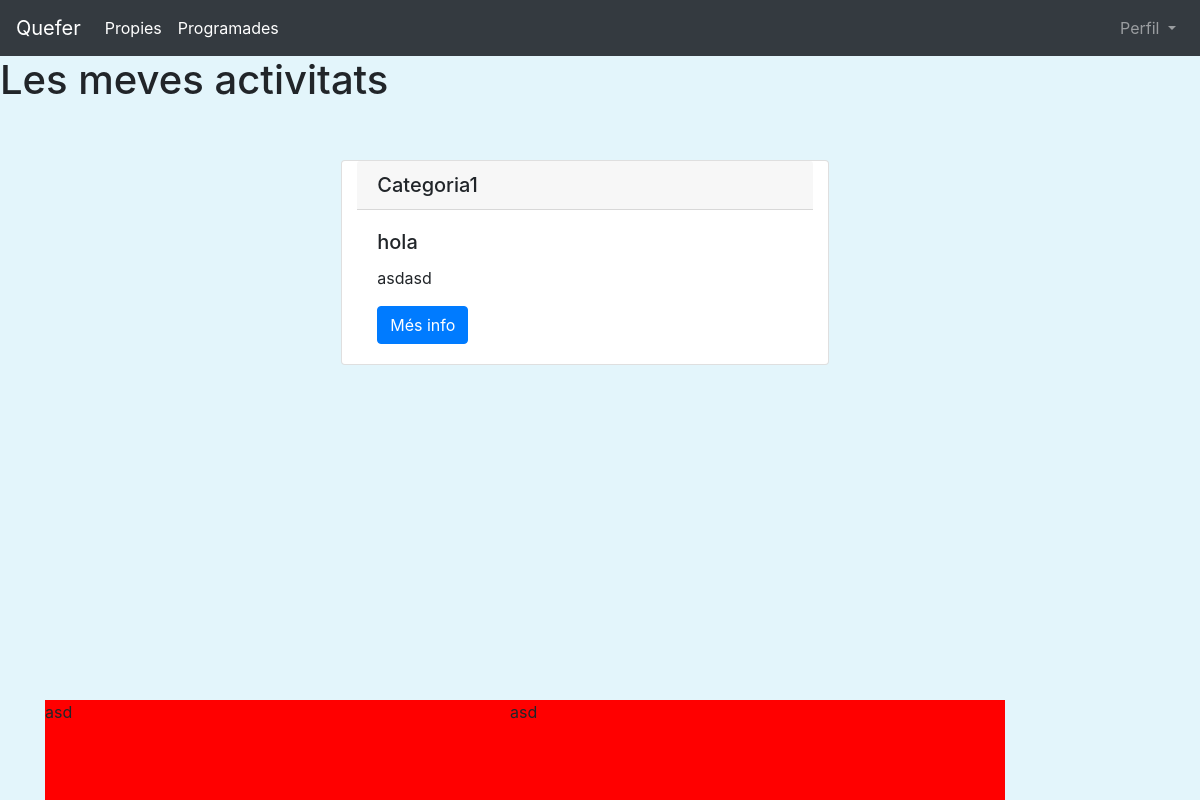
/activitatsincrit/ (signed in), run on an earlier commit of the app's database.
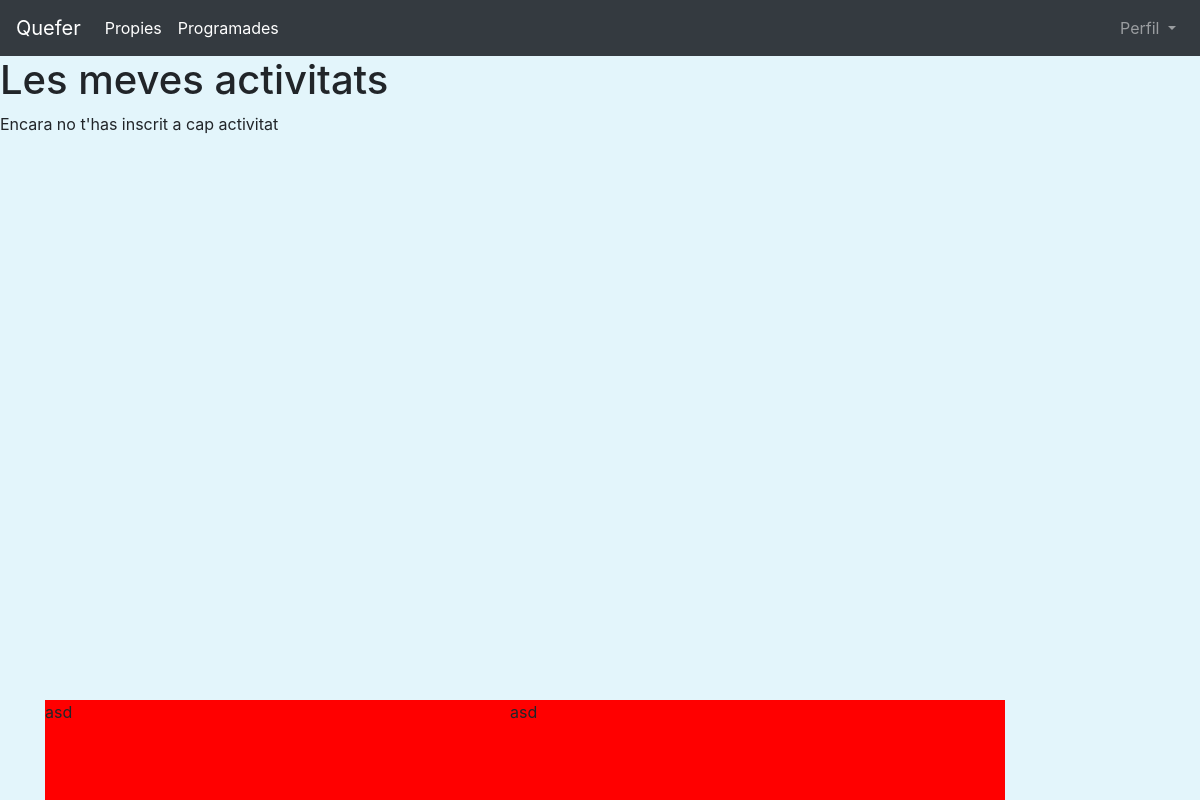
And on a later commit of the database.
### activitats/models.py (models this page shows, shortened)
class activitat_persones_inscrites(models.Model):
    persona = models.ForeignKey(Persona, on_delete=models.CASCADE)
    activitat = models.ForeignKey(Activitat, on_delete=models.CASCADE)
    assistira = models.CharField(max_length=2,blank=False, default='', verbose_name="assistira")
    class Meta:
        unique_together = (("persona", "activitat"),)

class Activitat(models.Model):
    nom = models.CharField(max_length=50, blank=False, default='', verbose_name="Nom")
    descripcio = models.TextField(max_length=500, blank=False, default='', verbose_name="Descripcio")
    dia = models.DateTimeField(max_length=100,verbose_name="Inici")
    diafinal = models.DateTimeField(max_length=100,verbose_name="Final")
    localitat = models.ForeignKey(Localitat,on_delete=models.CASCADE)
    categoria = models.ForeignKey(Categoria, on_delete=models.CASCADE)
    creador = models.CharField(max_length=250, blank=False, default='', verbose_name="Nom")
    persones_inscrites = models.ManyToManyField(Persona, through='activitat_persones_inscrites')

class Categoria(models.Model):
    nom = models.CharField(max_length=100, blank=False, default='',verbose_name="nom")
    def __str__(self):
        return self.nom

### activitats/views.py (the view)
# urls.py: url(r'activitatsincrit/', views.activitatsincrit, name='activitatsincrit'),
@login_required
def activitatsincrit(request):
    now = datetime.datetime.now()
    print now
    personaobject= Persona.objects.get(user=request.user)
    activitats = activitat_persones_inscrites.objects.filter(persona= personaobject,assistira='1')
    for x in activitats:
        print x.activitat.nom
    context = {
        "activtats": activitats,
    }
    return render(request, 'activitats/programades.html', context)

### activitats/templates/activitats/programades.html (shortened to what this page needs)
{% extends 'base.html' %}
{% block quefer %}{% url 'activitats:pantallaInici'%}{% endblock %}{% block content %}
            <h1> Les meves activitats</h1>
    <div class="row col-12 ">
    {% if activtats %}
    {% for activitat in activtats %}
      <div class=" card col-sm-5 mr-auto ml-auto m-5 segon2">
          <h5 class="card-header">{{ activitat.activitat.categoria }}</h5>
          <div class="card-body tercer2">
              <h5 class="card-title">{{ activitat.activitat.nom }}</h5>
              <p class="card-text">{{ activitat.activitat.descripcio}}</p>
               <td ><a  class="btn btn-primary" href="{% url 'activitats:activitatDetallada' activitat.activitat.id %}">Més info</a></td>
          </div>
      </div>
    {% endfor %}
    {% else %}
    <p>Encara no t'has inscrit a cap activitat</p>
    {% endif %}
    </div>
{% endblock %}

What changed in the data, as far as the page shows it:
removed activitat_persones_inscrites: activitat.categoria "Categoria1", activitat.nom "hola", activitat.descripcio "asdasd"
Also different on the page:
text now shown: "Encara no t'has inscrit a cap activitat"
